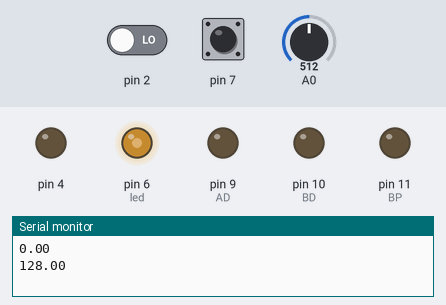
Recording of a sketch running on a simulated Arduino Uno, built with avr-gcc and run on an emulated ATmega328P. Shown: output pins drawn as LEDs (lit = HIGH), the last lines printed to the serial monitor. Inputs (shaded band) come from the test bench; at power-on: A0 = 512, pin 7 HIGH, pin 2 LOW.

Above: at 1.2 s.
1.3 s: A0 set to 716
At 2.8 s:
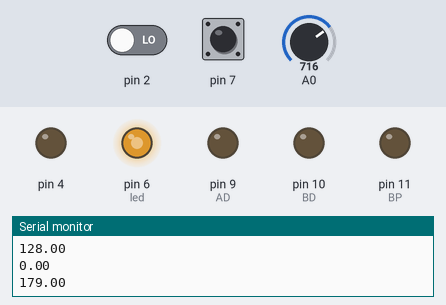
3.5 s: pin 7 pulled LOW for 1 s
At 5.5 s:
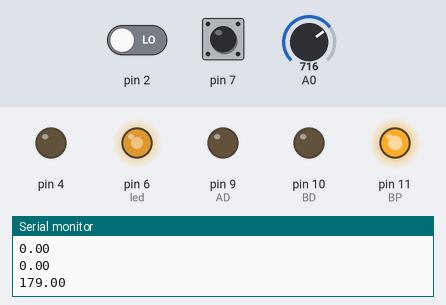
6.5 s: A0 set to 511
At 8.2 s:
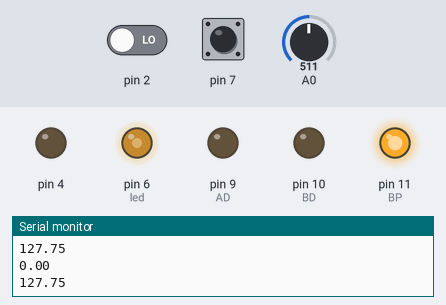
8.5 s: A0 set to 122
At 9.9 s:
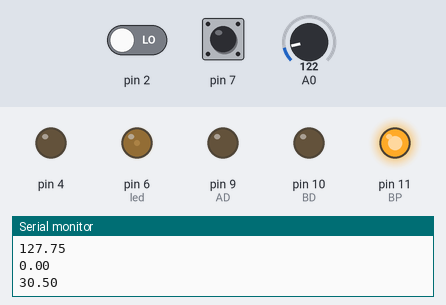
10.5 s: A0 set to 0
At 11.5 s:
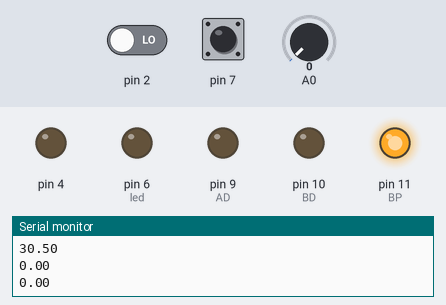
12.5 s: A0 set to 1023
At 14.3 s:
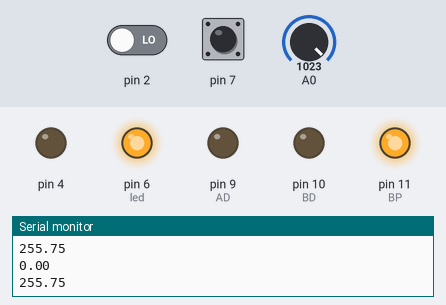
Timing chart, 0 to 15.5 s (numbered marks = the images above; inputs shaded):
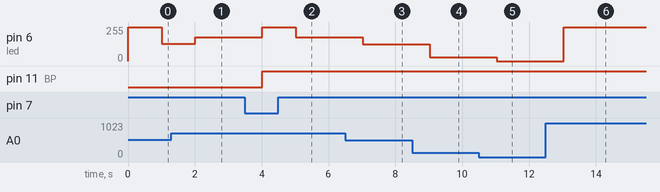

The sketch:

sketch_jul11d.ino
```cpp
#define AD 9      //후진
#define BD 10      //전진
#define AP 10
#define BP 11

int v;
int limt=30;
float distance;

void setup() {
  // put your setup code here, to run once:
  pinMode(7, INPUT_PULLUP);       //스위치
  pinMode(6, OUTPUT);            // led

  digitalWrite(6, 1);
  pinMode(4,OUTPUT);            //리셋핀
  digitalWrite(4,0);
  pinMode(2,INPUT);               //에코핀

  pinMode(AD,OUTPUT);            //모터
  pinMode(BD,OUTPUT);            //모터
  delay(10);

  Serial.begin(9600);
}

//9번핀, 10번핀

//스위치 눌리면 led on, 크루즈 모드

void loop() {
  // put your main code here, to run repeatedly:

  distance=pulseIn(2,HIGH);
  distance=distance/10;
  Serial.println(distance);

  if(digitalRead(7) == 0) {
    digitalWrite(6, 1);

   if(distance>limt) {motor(constrain((distance-limt)*20+60,-255,255));}      //거리 30이상 일 때
   else if(distance<limt){motor( constrain((distance-limt)*20-60,-255,255));}
   else {motor(constrain(0,-255,255));}

   delay(10);

  } else {
    digitalWrite(6, 0);
   digitalWrite(6, 0);

   int value = analogRead(A0);
    float ledValue = value / 4.0;
   Serial.println(ledValue);
    analogWrite(6, ledValue);
  }


}

void motor(int vel)
{
  if (vel<0){digitalWrite(AD,0);analogWrite(AP,abs(vel));}
  else  { digitalWrite(AD,1);analogWrite(AP,abs(vel));}

  if (vel<0){digitalWrite(BD,0);analogWrite(BP,abs(vel));}
  else  { digitalWrite(BD,1);analogWrite(BP,abs(vel));}

}
```

Measured:
- after the input at 1.3 s, pin 6 (led): 128/255 → 179/255 after 0.71 s
- after the input at 3.5 s, pin 6 (led): 179/255 → 255/255 after 0.51 s, → 179/255 1.0 s later; pin 11 (BP): LOW → HIGH after 0.51 s
- after the input at 6.5 s, pin 6 (led): 179/255 → 127/255 after 0.53 s
- after the input at 8.5 s, pin 6 (led): 127/255 → 30/255 after 0.53 s
- after the input at 10.5 s, pin 6 (led): 30/255 → 0/255 after 0.53 s
- after the input at 12.5 s, pin 6 (led): 0/255 → 255/255 after 0.53 s
